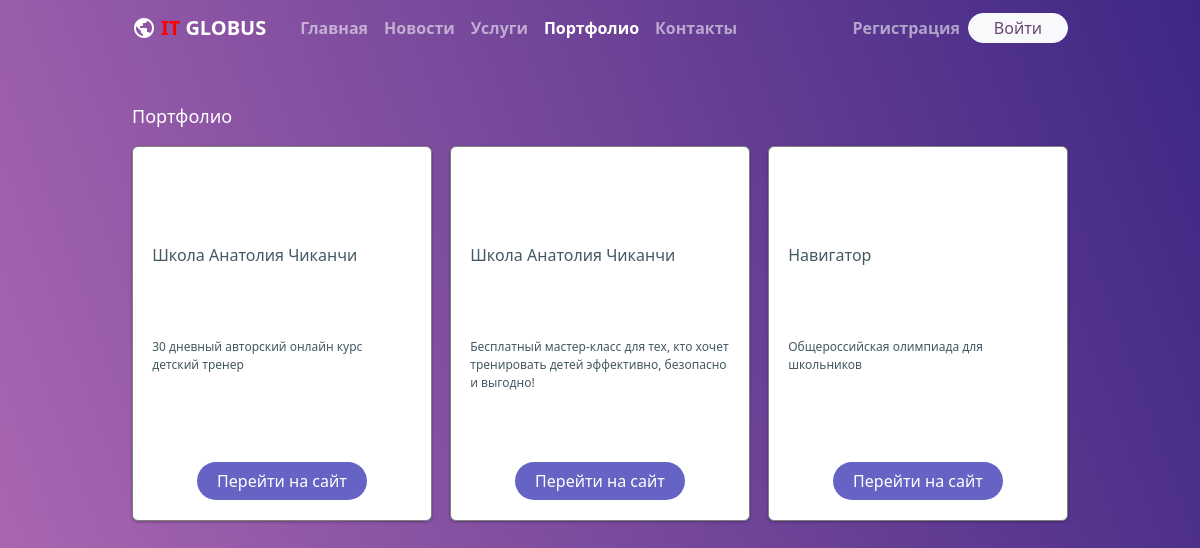
The page /portfolio/ on the database its author committed.
### partfolio/models.py (models this page shows, shortened)
class PortfolioModel(models.Model):
    title = models.CharField('Название проекта', max_length=30)
    description = models.CharField('Описание проекта', max_length=300)
    image = models.ImageField(upload_to='portfolio/')
    url_address = models.URLField(max_length=200)
    date = models.DateTimeField('Дата создания')
    class Meta:
        ordering = ['-date']
        verbose_name = ('Портфолио')
        verbose_name_plural = ('Портфолио')
    def get_image(self):
        if self.image:
            from django.utils.safestring import mark_safe
            return mark_safe(
                u'<a href="{0}" target="_blank"><img src="{0}" width="100" heigth="100" style="border-radius: 10%; border: 2px solid #ccc;"/></a>'.format(self.image.url)
            )
        else:
            return '(Нет изображения)'
    get_image.short_description = 'Изображение'
    get_image.allow_tags = True

### partfolio/views.py (the view)
# urls.py: path('', PortfolioListView.as_view(), name='index'),
class PortfolioListView(ListView):
    template_name = "partfolio/partfolio.html"
    model = PortfolioModel
    context_object_name = 'portfolio'
    paginate_by = 5

### templates/partfolio/partfolio.html (shortened to what this page needs)
{% extends 'base/base.html' %}
{% block content %}
<h2 style="color: white; margin-top: 50px; font-size: 18px;">Портфолио</h2>
<div style="display: flex; flex-direction: row; flex-wrap: wrap; align-items: start; justify-content: space-between;">
    {% for p in portfolio %}
       <div class="panel-services" style="min-height: 375px; display: flex; flex-direction: column; align-content: stretch; justify-content: space-between;">
            <div class="width: 100%; border: 1px solid green;">
            </div>
            <h5 class="title-h mt-3">{{ p.title }}</h5>
            <p class="small-h panel-content mt-1 mb-1">{{ p.description }} </p>
            <div class="d-flex justify-content-center" style="font-size: 10px;">
            <form action="{{ p.url_address }}">
                <button type="submit" class="btn rounded-pill" style="width: 170px; background-color: #6564c4; color: white;">Перейти на сайт</button>
            </form>
            </div>
        </div>
    {% endfor %}
</div>
{% endblock content %}

### static/css/style.css (style rules this page uses)
body { background-color: transparent; background-image: linear-gradient(70deg, #b06ab3 0%, #3e2784 100%); min-height: 100vh; }
.panel-services { border: 1px solid grey; width: 300px; border-radius: 6px; box-shadow: 0 1px 3px rgba(0,0,0,0.3); padding: 1.2rem; color: #445963; margin-top:10px; margin-bottom: 10px; background-color: white; }
.title-h { font-size: 16px; }
.small-h { height: 100px; overflow: hidden; font-size: 12px; }
.small-h:before { content:""; display:block; height:20px; position:relative; top:80px; background-image:linear-gradient(to bottom, rgba(255, 255, 255, 0), #fff 75%); }

### rows shown on the page
PortfolioModel: title "Школа Анатолия Чиканчи", description "30 дневный авторский онлайн курс детский тренер"
PortfolioModel: title "Школа Анатолия Чиканчи", description "Бесплатный мастер-класс для тех, кто хочет тренировать детей эффективно, безопасно и выгодно!"
PortfolioModel: title "Навигатор", description "Общероссийская олимпиада для школьников"
